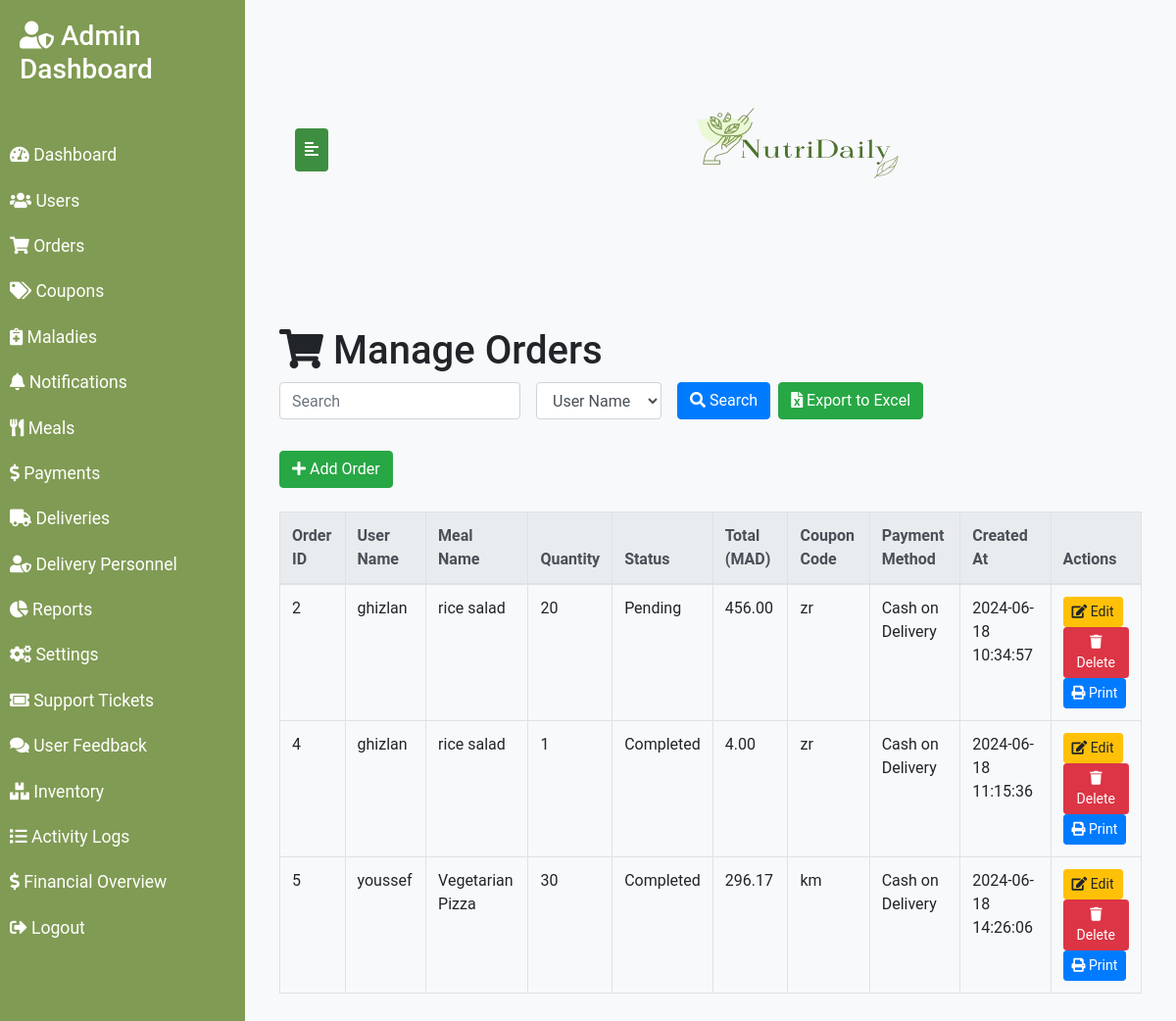
/orders.php (signed in), run on the app's committed database.
### tables this page shows
CREATE TABLE `orders` (
  `order_id` int(11) NOT NULL,
  `user_id` int(11) DEFAULT NULL,
  `meal_id` int(11) DEFAULT NULL,
  `quantity` int(11) NOT NULL,
  `address_id` int(11) DEFAULT NULL,
  `coupon_id` int(11) DEFAULT NULL,
  `status` varchar(50) DEFAULT NULL,
  `total` decimal(10,2) DEFAULT NULL,
  `created_at` timestamp NOT NULL DEFAULT CURRENT_TIMESTAMP,
  `updated_at` timestamp NOT NULL DEFAULT CURRENT_TIMESTAMP ON UPDATE CURRENT_TIMESTAMP,
  `payment_method` varchar(50) DEFAULT 'Cash on Delivery',
  `discount_amount` decimal(10,2) DEFAULT '0.00',
  `cost` decimal(10,2) NOT NULL DEFAULT '0.00'
);

CREATE TABLE `users` (
  `user_id` int(11) NOT NULL,
  `name` varchar(100) DEFAULT NULL,
  `email` varchar(100) DEFAULT NULL,
  `password` varchar(255) DEFAULT NULL,
  `malady_id` int(11) DEFAULT NULL,
  `address_id` int(11) DEFAULT NULL,
  `phone` varchar(15) DEFAULT NULL,
  `created_at` timestamp NOT NULL DEFAULT CURRENT_TIMESTAMP,
  `updated_at` timestamp NOT NULL DEFAULT CURRENT_TIMESTAMP ON UPDATE CURRENT_TIMESTAMP
);

CREATE TABLE `meals` (
  `meal_id` int(11) NOT NULL,
  `name` varchar(100) DEFAULT NULL,
  `description` text,
  `malady_id` int(11) DEFAULT NULL,
  `price` decimal(10,2) DEFAULT NULL,
  `image` varchar(255) DEFAULT NULL,
  `created_at` timestamp NOT NULL DEFAULT CURRENT_TIMESTAMP,
  `updated_at` timestamp NOT NULL DEFAULT CURRENT_TIMESTAMP ON UPDATE CURRENT_TIMESTAMP,
  `category_id` int(11) DEFAULT NULL,
  `stock` int(11) NOT NULL DEFAULT '0',
  `category` varchar(255) NOT NULL
);

CREATE TABLE `coupons` (
  `coupon_id` int(11) NOT NULL,
  `code` varchar(50) DEFAULT NULL,
  `discount_percentage` decimal(5,2) DEFAULT NULL,
  `expiry_date` date DEFAULT NULL,
  `created_at` timestamp NOT NULL DEFAULT CURRENT_TIMESTAMP,
  `updated_at` timestamp NOT NULL DEFAULT CURRENT_TIMESTAMP ON UPDATE CURRENT_TIMESTAMP
);

### orders.php (the view, shortened to what this page needs)
<?php
require 'config/db.php';
$sql = "SELECT orders.*, users.name as user_name, meals.name as meal_name, coupons.code as coupon_code FROM orders LEFT JOIN users ON orders.user_id = users.user_id LEFT JOIN meals ON orders.meal_id = meals.meal_id LEFT JOIN coupons ON orders.coupon_id = coupons.coupon_id";
$result = $conn->query($sql);
?>
<!DOCTYPE html>
<html lang="en">
<head>
    <link rel="stylesheet" href="https://maxcdn.bootstrapcdn.com/bootstrap/4.5.2/css/bootstrap.min.css">
    <link rel="stylesheet" href="https://cdnjs.cloudflare.com/ajax/libs/font-awesome/5.15.4/css/all.min.css">
</head>
<body>
<div class="wrapper">
    <nav id="sidebar">
    <div class="sidebar-header">
        <h3><i class="fas fa-user-shield"></i> Admin Dashboard</h3>
        </div>
        <ul class="list-unstyled components">
            <li><a href="dashboard.php"><i class="fas fa-tachometer-alt"></i> Dashboard</a></li>
            <li><a href="users.php"><i class="fas fa-users"></i> Users</a></li>
            <li><a href="orders.php"><i class="fas fa-shopping-cart"></i> Orders</a></li>
            <li><a href="coupons.php"><i class="fas fa-tags"></i> Coupons</a></li>
            <li><a href="maladies.php"><i class="fas fa-notes-medical"></i> Maladies</a></li>
            <li><a href="notifications.php"><i class="fas fa-bell"></i> Notifications</a></li>
            <li><a href="meals.php"><i class="fas fa-utensils"></i> Meals</a></li>
            <li><a href="payments.php"><i class="fas fa-dollar-sign"></i> Payments</a></li>
            <li><a href="deliveries.php"><i class="fas fa-truck"></i> Deliveries</a></li>
            <li><a href="delivers.php"><i class="fas fa-user-shield"></i> Delivery Personnel</a></li>
            <li><a href="reports.php"><i class="fas fa-chart-pie"></i> Reports</a></li>
            <li><a href="settings.php"><i class="fas fa-cogs"></i> Settings</a></li>
            <li><a href="support_tickets.php"><i class="fas fa-ticket-alt"></i> Support Tickets</a></li>
            <li><a href="feedback.php"><i class="fas fa-comments"></i> User Feedback</a></li>
            <li><a href="inventory.php"><i class="fas fa-boxes"></i> Inventory</a></li>
            <li><a href="activity_logs.php"><i class="fas fa-list"></i> Activity Logs</a></li>
            <li><a href="financial_overview.php"><i class="fas fa-dollar-sign"></i> Financial Overview</a></li>
            <li><a href="logout.php"><i class="fas fa-sign-out-alt"></i> Logout</a></li>
        </ul>
    </nav>
    <div id="content">
        <nav class="navbar navbar-expand-lg">
            <div class="container-fluid">
                <button type="button" id="sidebarCollapse" class="btn btn-info">
                    <i class="fas fa-align-left"></i>
                </button>
                <div class="ml-auto">
                    <img src="Green_And_White_Aesthetic_Salad_Vegan_Logo__6_-removebg-preview.png" style="margin-right: 230px;height: 250px; width: 60%;" alt="NutriDaily Logo" class="logo">
                </div>
            </div>
        </nav>
        <div class="container mt-5">
            <h1><i class="fas fa-shopping-cart"></i> Manage Orders</h1>
            <div class="table-search mb-4">
                <form action="orders.php" method="GET" class="form-inline">
                    <div class="form-group mb-2">
                        <input type="text" name="search" class="form-control" placeholder="Search" value="<?php echo $_GET['search'] ?? ''; ?>">
                    </div>
                    <div class="form-group mx-sm-3 mb-2">
                        <select name="filter" class="form-control">
                            <option value="user_name" <?php if ($_GET['filter'] ?? '' == 'user_name') echo 'selected'; ?>>User Name</option>
                        </select>
                    </div>
                    <button type="submit" class="btn btn-primary mb-2"><i class="fas fa-search"></i> Search</button>
                    <a href="orders.php?download=true" class="btn btn-success mb-2 ml-2"><i class="fas fa-file-excel"></i> Export to Excel</a>
                </form>
            </div>
            <button class="btn btn-success mb-4" data-toggle="modal" data-target="#addOrderModal"><i class="fas fa-plus"></i> Add Order</button>
            <table class="table table-bordered">
                <thead class="thead-light">
                    <tr>
                        <th>Order ID</th>
                        <th>User Name</th>
                        <th>Meal Name</th>
                        <th>Quantity</th>
                        <th>Status</th>
                        <th>Total (MAD)</th>
                        <th>Coupon Code</th>
                        <th>Payment Method</th>
                        <th>Created At</th>
                        <th>Actions</th>
                    </tr>
                </thead>
                <tbody>
                    <?php while ($row = $result->fetch_assoc()): ?>
                        <tr>
                            <td><?php echo $row['order_id']; ?></td>
                            <td><?php echo $row['user_name']; ?></td>
                            <td><?php echo $row['meal_name']; ?></td>
                            <td><?php echo $row['quantity']; ?></td>
                            <td><?php echo $row['status']; ?></td>
                            <td><?php echo $row['total']; ?> </td>
                            <td><?php echo $row['coupon_code']; ?></td>
                            <td><?php echo $row['payment_method']; ?></td>
                            <td><?php echo $row['created_at']; ?></td>
                            <td>
                                <button class="btn btn-sm btn-warning" data-toggle="modal" data-target="#editOrderModal<?php echo $row['order_id']; ?>"><i class="fas fa-edit"></i> Edit</button>
                                <a href="orders.php?delete_order=<?php echo $row['order_id']; ?>" class="btn btn-sm btn-danger" onclick="return confirm('Are you sure you want to delete this order?')"><i class="fas fa-trash"></i> Delete</a>
                                <button class="btn btn-sm btn-primary" onclick="printOrder(<?php echo $row['order_id']; ?>, '<?php echo $row['user_name']; ?>', '<?php echo $row['meal_name']; ?>', '<?php echo $row['quantity']; ?>', '<?php echo $row['status']; ?>', '<?php echo $row['total']; ?> MAD', '<?php echo $row['coupon_code']; ?>', '<?php echo $row['payment_method']; ?>', '<?php echo $row['created_at']; ?>')"><i class="fas fa-print"></i> Print</button>
                            </td>
                        </tr>
                    <?php endwhile; ?>
                </tbody>
            </table>
        </div>
    </div>
</div>
</body>
</html>

### orders.php (style rules this page uses)
body { font-family: 'Roboto', sans-serif; background-color: #f8f9fa; }
.wrapper { display: flex; width: 100%; align-items: stretch; }
#sidebar { min-width: 250px; max-width: 250px; background: #809B53 ; color: #fff; transition: all 0.3s; }
#sidebar .sidebar-header { padding: 20px; background: #809B53 ; }
#sidebar ul.components { padding: 20px 0; }
#sidebar ul li a { padding: 10px; font-size: 1.1em; display: block; color: #fff; }
#content { width: 100%; padding: 20px; min-height: 100vh; }
#sidebarCollapse { background: #3E8E41; border: none; color: #fff; padding: 10px; cursor: pointer; }
.table-search { margin-bottom: 20px; }
.navbar { color: #fff; }
.navbar .logo { width: 150px; height: auto; }
.navbar .ml-auto { margin-left: auto; }

### data on the page
orders: order_id "2", user.name "ghizlan", meal.name "rice salad", quantity "20", status "Pending", total "456.00", coupon.code "zr", payment_method "Cash on Delivery", created_at "2024-06-18 10:34:57"
orders: order_id "4", user.name "ghizlan", meal.name "rice salad", quantity "1", status "Completed", total "4.00", coupon.code "zr", payment_method "Cash on Delivery", created_at "2024-06-18 11:15:36"
orders: order_id "5", user.name "youssef", meal.name "Vegetarian Pizza", quantity "30", status "Completed", total "296.17", coupon.code "km", payment_method "Cash on Delivery", created_at "2024-06-18 14:26:06"
